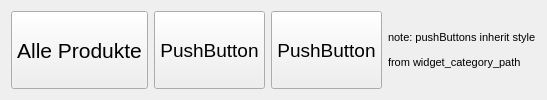
           <widget class="QWidget" name="widget_category_path" native="true">
            <property name="styleSheet">
             <string notr="true">*{
padding:0px;
margin:0px;
}
QPushButton{
padding:5px;
margin:0px;
font-size:14pt;
/* blue color: 
 background-color: rgb(44, 114, 199);
color: white;  */
}
#pushButton_start{
font-size: 16pt;
}</string>
            </property>
            <layout class="QHBoxLayout" name="horizontalLayout_13">
             <item>
              <widget class="QPushButton" name="pushButton_start">
               <property name="sizePolicy">
                <sizepolicy hsizetype="Preferred" vsizetype="Preferred">
                 <horstretch>0</horstretch>
                 <verstretch>0</verstretch>
                </sizepolicy>
               </property>
               <property name="maximumSize">
                <size>
                 <width>16777215</width>
                 <height>16777215</height>
                </size>
               </property>
               <property name="text">
                <string>Alle Produkte</string>
               </property>
              </widget>
             </item>
             <item>
              <layout class="QHBoxLayout" name="layout_category_path">
               <item>
                <widget class="QPushButton" name="pushButton_16">
                 <property name="sizePolicy">
                  <sizepolicy hsizetype="Preferred" vsizetype="Preferred">
                   <horstretch>0</horstretch>
                   <verstretch>0</verstretch>
                  </sizepolicy>
                 </property>
                 <property name="text">
                  <string>PushButton</string>
                 </property>
                </widget>
               </item>
               <item>
                <widget class="QPushButton" name="pushButton_17">
                 <property name="sizePolicy">
                  <sizepolicy hsizetype="Preferred" vsizetype="Preferred">
                   <horstretch>0</horstretch>
                   <verstretch>0</verstretch>
                  </sizepolicy>
                 </property>
                 <property name="text">
                  <string>PushButton</string>
                 </property>
                </widget>
               </item>
               <item>
                <widget class="QLabel" name="label_2">
                 <property name="text">
                  <string>&lt;html&gt;&lt;head/&gt;&lt;body&gt;&lt;p&gt;&lt;span style=&quot; font-size:8pt;&quot;&gt;note: pushButtons inherit style&lt;/span&gt;&lt;/p&gt;&lt;p&gt;&lt;span style=&quot; font-size:8pt;&quot;&gt;from widget_category_path&lt;/span&gt;&lt;/p&gt;&lt;/body&gt;&lt;/html&gt;</string>
                 </property>
                </widget>
               </item>
              </layout>
             </item>
            </layout>
           </widget>
